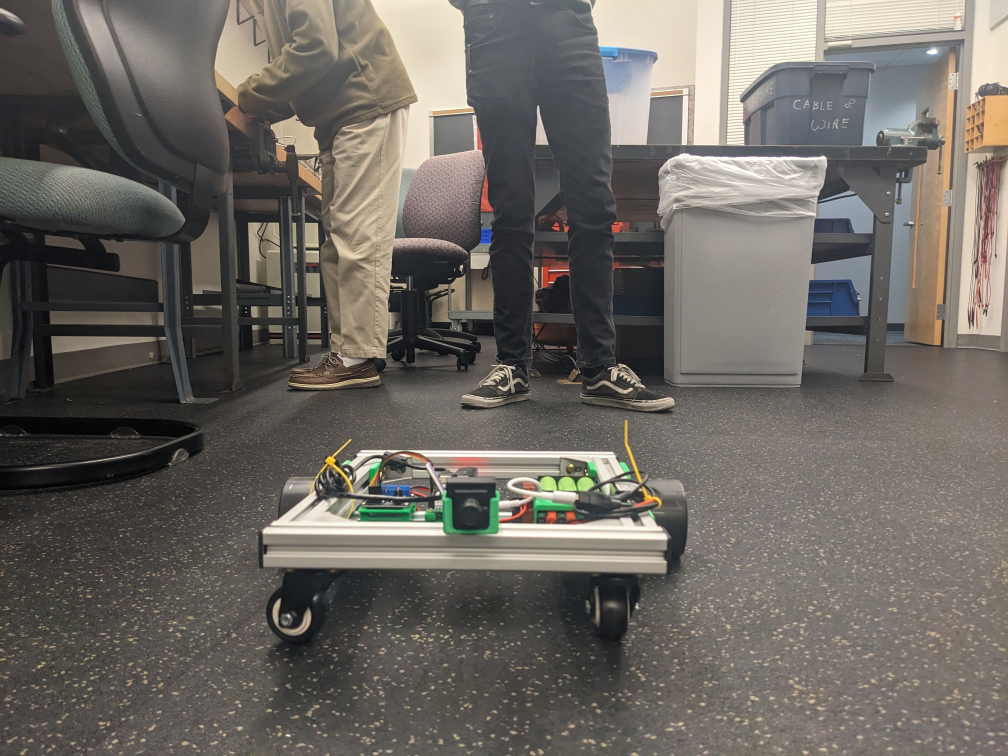
#> input picture PHOTOS/PXL_20241026_181628416.MP.jpg, 4032 x 3024 px, given in place of the camera (shown at 1/4 size)
$ python L2_track_target.py
#> lines starting #> are read from the running program, lines starting #| are printed output that depends on the picture; after the words box and inside, x2 and y2 are one past the last pixel; in counts of white or black regions, pixels touching at a corner belong together
### CODE/track-ball/L1_camera.py
# This program retrieves an image from the usb camera.
# This requires installation of opencv2 for python.
# If it is successful, it prints the dimensions of the captured image.

# Import external libraries
import cv2  # opencv library for capturing & processing images
import time # time library

# Initialize important vars
width  = 240                      # desired width in pixels
height = 160                      # desired height in pixels
# width = 120                         # desired width in pixels
# height = 80                         # desired height in pixels
camera = cv2.VideoCapture(0)        # Take images from the camera assigned as "0"

# A function to capture an image & return all pixel data
def newImage(size=(width, height)):
    ret, image = camera.read()          # return the image as well as ret
    if not ret:                         # (ret is a boolean for returned successfully?)
        print("NO IMAGE")
        return None                     # (return an empty var if the image could not be captured)
    image = cv2.resize(image, size)     # reduce size of image
    return image

# THIS SECTION ONLY RUNS IF THE PROGRAM IS CALLED DIRECTLY
# [7 lines that do not run on import are left out]

### CODE/track-ball/L2_track_target.py
# This program takes an image using L1_camera, applies filters with openCV, and returns
# a color target if located in the image.  The target parameters are (x,y,radius).
# This program requires that opencv2 is installed for python3.

# Import internal programs:
import L1_camera as cam

# Import external programs:
import cv2          # computer vision
import numpy as np  # for handling matrices
import time         # for keeping time

# Define global parameters
img_width = cam.width                         # image width in pixels
color_range = ((0, 150, 150), (15, 255, 255))  # This color range defines the color target
printFlag = True                              # use this variable to reduce print statements

def colorTarget(color_range=((0, 0, 0), (255, 255, 255))): # function defaults to open range if no range is provided
    image = cam.newImage()
    if filter == 'RGB':
        image_hsv = image.copy()
    else:
        image_hsv = cv2.cvtColor(image, cv2.COLOR_BGR2HSV)    # convert to hsv colorspace

    thresh = cv2.inRange(image_hsv, color_range[0], color_range[1])
    kernel = np.ones((5, 5), np.uint8)                                      # apply a blur function
    mask = cv2.morphologyEx(thresh, cv2.MORPH_OPEN, kernel)                 # Apply blur
    mask = cv2.morphologyEx(mask, cv2.MORPH_CLOSE, kernel)                  # Apply blur 2nd iteration

    cnts = cv2.findContours(mask.copy(), cv2.RETR_EXTERNAL,
            cv2.CHAIN_APPROX_SIMPLE)[-2]                        # generates number of contiguous "1" pixels
    if len(cnts) > 0:                                           # begin processing if there are "1" pixels discovered
        c = max(cnts, key=cv2.contourArea)                      # return the largest target area
        ((x, y), radius) = cv2.minEnclosingCircle(c)            # get properties of circle around shape
        targ = np.array([int(x), int(y),                        # return x, y, radius, of target
                round(radius, 1)])

        # Add tracking dot and circle to target in the original image
        xc = int(x)
        yc = int(y)
        rc = int(radius)
        cv2.circle(image, (xc,yc), 5, (0,0,255), -1)
        cv2.circle(image, (xc,yc), rc, (0,255,0), 2)

        # Display images
        #print("colorTarget images\n")
        cv2.namedWindow('camera')
        cv2.namedWindow('hsv')
        cv2.namedWindow('threshold')
        cv2.namedWindow('blurred')
        windowShift = 700
        cv2.moveWindow('camera', windowShift  * 0, 10) # upper left
        cv2.moveWindow('hsv', windowShift * 1, 10)  # next to the right
        cv2.moveWindow('threshold', windowShift * 2, 10) # Next right
        cv2.moveWindow('blurred', windowShift * 3, 10)
        cv2.imshow('camera', image)
        cv2.imshow('hsv', image_hsv)
        cv2.imshow('threshold', thresh)
        cv2.imshow('blurred', mask)

        return targ

    else:
        return np.array([None, None, 0])

def getAngle(x):                         # check deviation of target from center (fraction of screen)
    if x is not None:
        ratio = x / img_width            # divide by pixels in width
        offset_x = -2*(ratio - 0.5)      # offset to center of image.  Now, positive = left, negative = right
        offset_x = round(offset_x,1)     # perform rounding
        return (offset_x)
    else:
        return None

# THIS SECTION ONLY RUNS IF THE PROGRAM IS CALLED DIRECTLY
if __name__ == "__main__":
    while True:
        target = colorTarget(color_range) # generate a target
        x = target[0]
        if x is None:
            if printFlag == True : print("no target located.")
            printFlag = False
        else:
            x_offset = getAngle(x)
            print("target x, y, radius:", target[0], target[1], target[2], '\t' "x_offset: ", x_offset)
            printFlag = True
        if cv2.pollKey() & 0XFF ==ord('q'):
            break
#> this loop made 1 pass; (key q is pressed on pass 1)
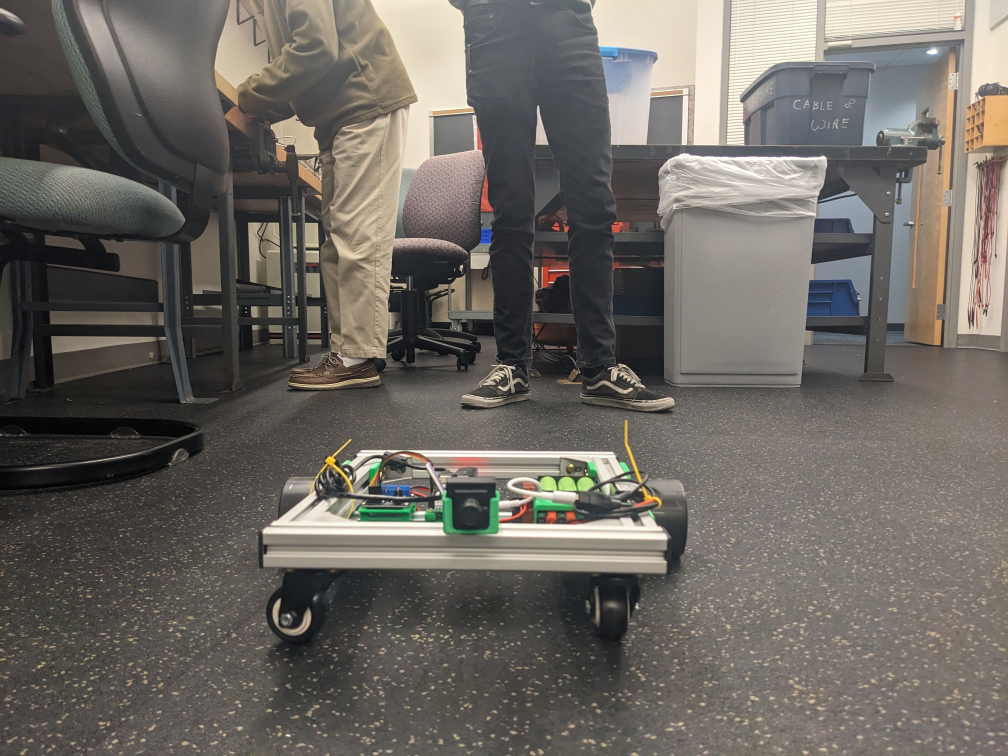
#> input picture PHOTOS/PXL_20241026_181628416.MP.jpg, 4032 x 3024 px, given in place of the camera (shown at 1/4 size)
#> pass 1, in newImage, `image = cv2.resize(image, size)`:
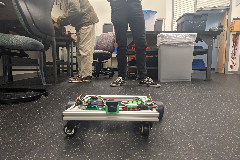
#> image: shape (160, 240, 3); mean B, G, R 97.7, 103.7, 108.3
#> pass 1, in colorTarget, `thresh = cv2.inRange(image_hsv, color_range[0], color_range[1])`:
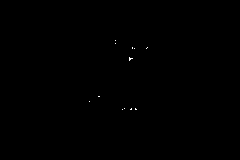
#> thresh: shape (160, 240); 0.07% white in thin lines or dots, all inside (x1, y1, x2, y2) = (89, 40, 148, 110)

$ run again, on PHOTOS/PXL_20241031_230824595.jpg
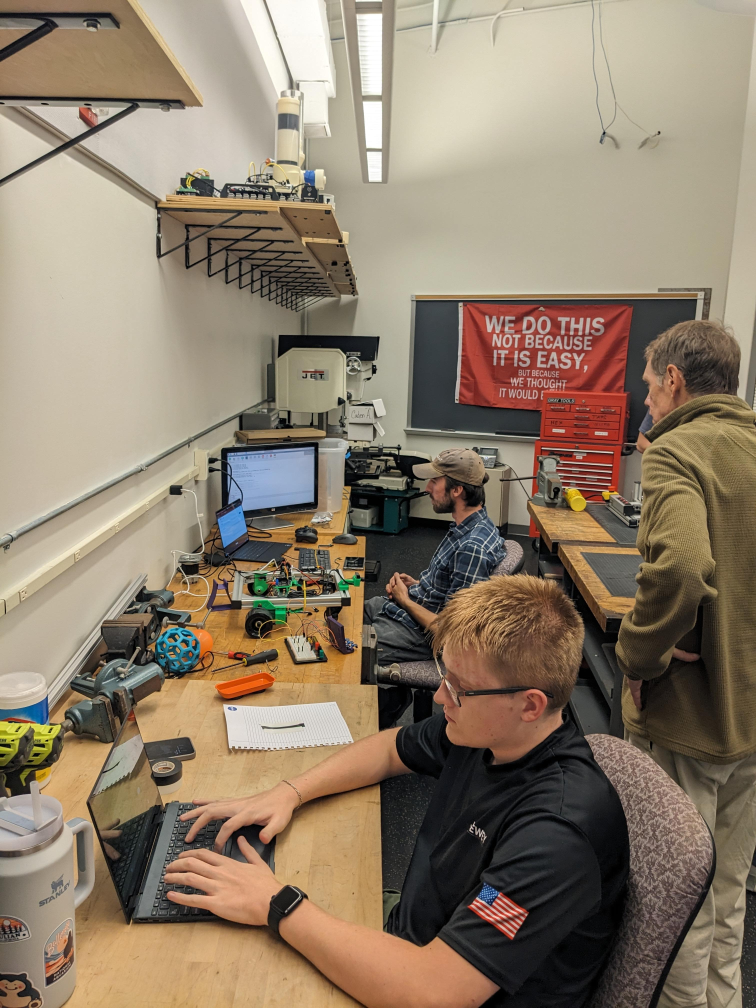
#> input picture PHOTOS/PXL_20241031_230824595.jpg, 3024 x 4032 px, given in place of the camera (shown at 1/4 size)
#> the loop `while True:` made 1 pass; (key q is pressed on pass 1)
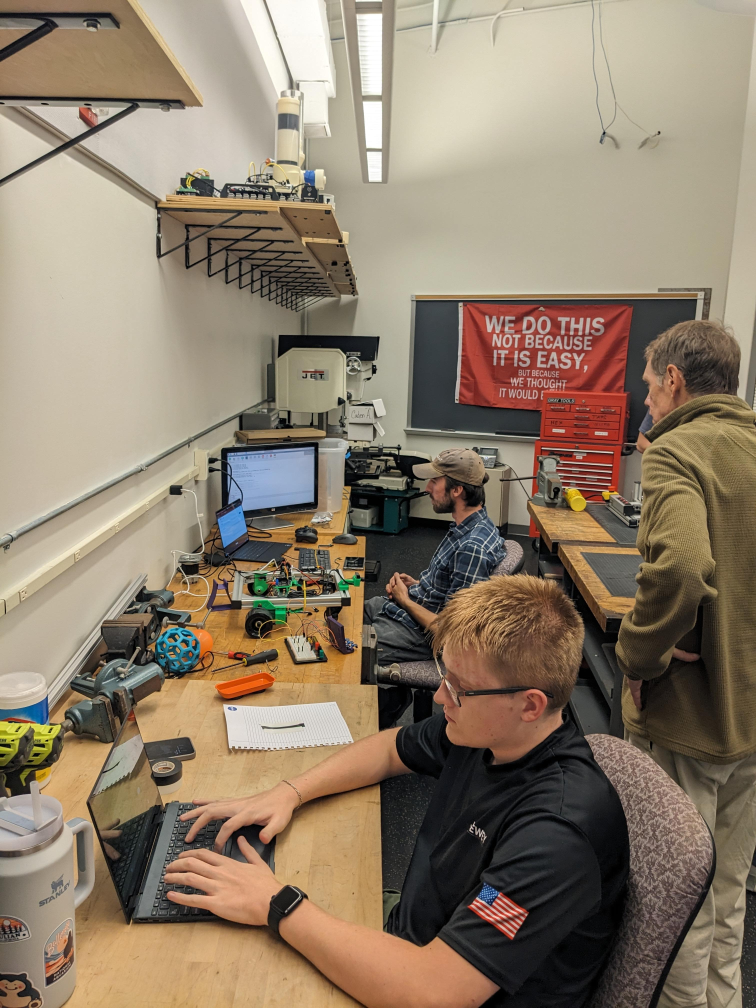
#> input picture PHOTOS/PXL_20241031_230824595.jpg, 3024 x 4032 px, given in place of the camera (shown at 1/4 size)
#> pass 1, in newImage, `image = cv2.resize(image, size)`:
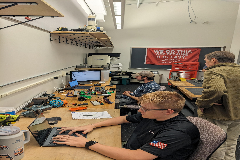
#> image: shape (160, 240, 3); mean B, G, R 106.8, 125.8, 141.5
#> pass 1, in colorTarget, `thresh = cv2.inRange(image_hsv, color_range[0], color_range[1])`:
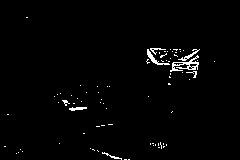
#> thresh: shape (160, 240); 1.6% white in thin lines or dots, all inside (x1, y1, x2, y2) = (4, 17, 215, 160)
